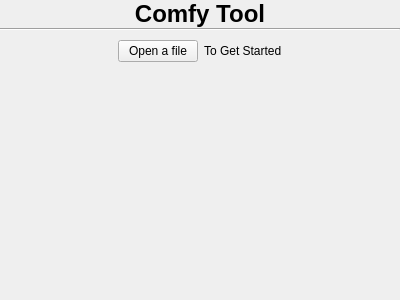
<?xml version="1.0" encoding="UTF-8"?>
<ui version="4.0">
 <class>UIhometab</class>
 <widget class="QWidget" name="UIhometab">
  <property name="geometry">
   <rect>
    <x>0</x>
    <y>0</y>
    <width>400</width>
    <height>300</height>
   </rect>
  </property>
  <property name="windowTitle">
   <string>Form</string>
  </property>
  <layout class="QVBoxLayout" name="verticalLayout" stretch="0,0,0,0">
   <property name="spacing">
    <number>0</number>
   </property>
   <property name="leftMargin">
    <number>0</number>
   </property>
   <property name="topMargin">
    <number>0</number>
   </property>
   <property name="rightMargin">
    <number>0</number>
   </property>
   <property name="bottomMargin">
    <number>0</number>
   </property>
   <item alignment="Qt::AlignTop">
    <widget class="QLabel" name="lbl_homeinfo">
     <property name="sizePolicy">
      <sizepolicy hsizetype="Preferred" vsizetype="Fixed">
       <horstretch>0</horstretch>
       <verstretch>0</verstretch>
      </sizepolicy>
     </property>
     <property name="frameShape">
      <enum>QFrame::NoFrame</enum>
     </property>
     <property name="frameShadow">
      <enum>QFrame::Plain</enum>
     </property>
     <property name="text">
      <string>&lt;h1&gt;Comfy Tool&lt;/h1&gt;</string>
     </property>
     <property name="textFormat">
      <enum>Qt::RichText</enum>
     </property>
     <property name="alignment">
      <set>Qt::AlignHCenter|Qt::AlignTop</set>
     </property>
    </widget>
   </item>
   <item>
    <widget class="Line" name="line">
     <property name="orientation">
      <enum>Qt::Horizontal</enum>
     </property>
    </widget>
   </item>
   <item alignment="Qt::AlignHCenter">
    <widget class="QWidget" name="widget" native="true">
     <property name="sizePolicy">
      <sizepolicy hsizetype="Fixed" vsizetype="Fixed">
       <horstretch>0</horstretch>
       <verstretch>0</verstretch>
      </sizepolicy>
     </property>
     <layout class="QHBoxLayout" name="horizontalLayout" stretch="0,0">
      <item>
       <widget class="QPushButton" name="pbtn_homeOpenFile">
        <property name="sizePolicy">
         <sizepolicy hsizetype="Fixed" vsizetype="Fixed">
          <horstretch>0</horstretch>
          <verstretch>0</verstretch>
         </sizepolicy>
        </property>
        <property name="text">
         <string>Open a file</string>
        </property>
       </widget>
      </item>
      <item>
       <widget class="QLabel" name="label">
        <property name="sizePolicy">
         <sizepolicy hsizetype="Minimum" vsizetype="Preferred">
          <horstretch>0</horstretch>
          <verstretch>0</verstretch>
         </sizepolicy>
        </property>
        <property name="text">
         <string>To Get Started</string>
        </property>
       </widget>
      </item>
     </layout>
    </widget>
   </item>
   <item>
    <widget class="QWidget" name="widget_2" native="true">
     <property name="sizePolicy">
      <sizepolicy hsizetype="Preferred" vsizetype="MinimumExpanding">
       <horstretch>0</horstretch>
       <verstretch>0</verstretch>
      </sizepolicy>
     </property>
    </widget>
   </item>
  </layout>
 </widget>
 <resources/>
 <connections/>
</ui>
